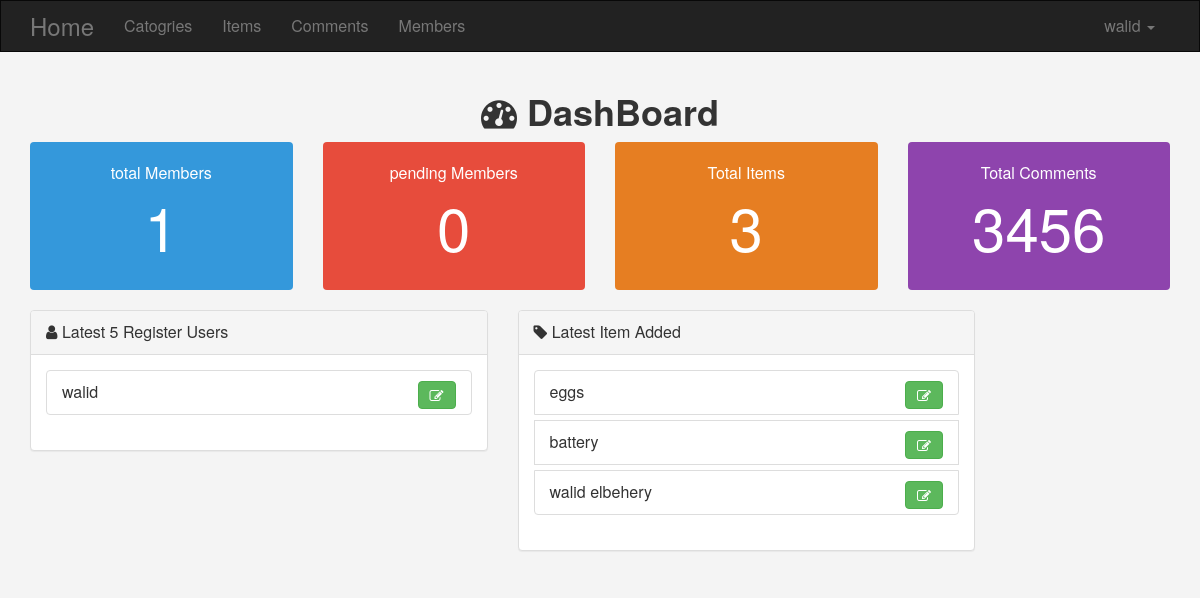
Page /admin/dashbord.php (signed in) on the earlier database version.
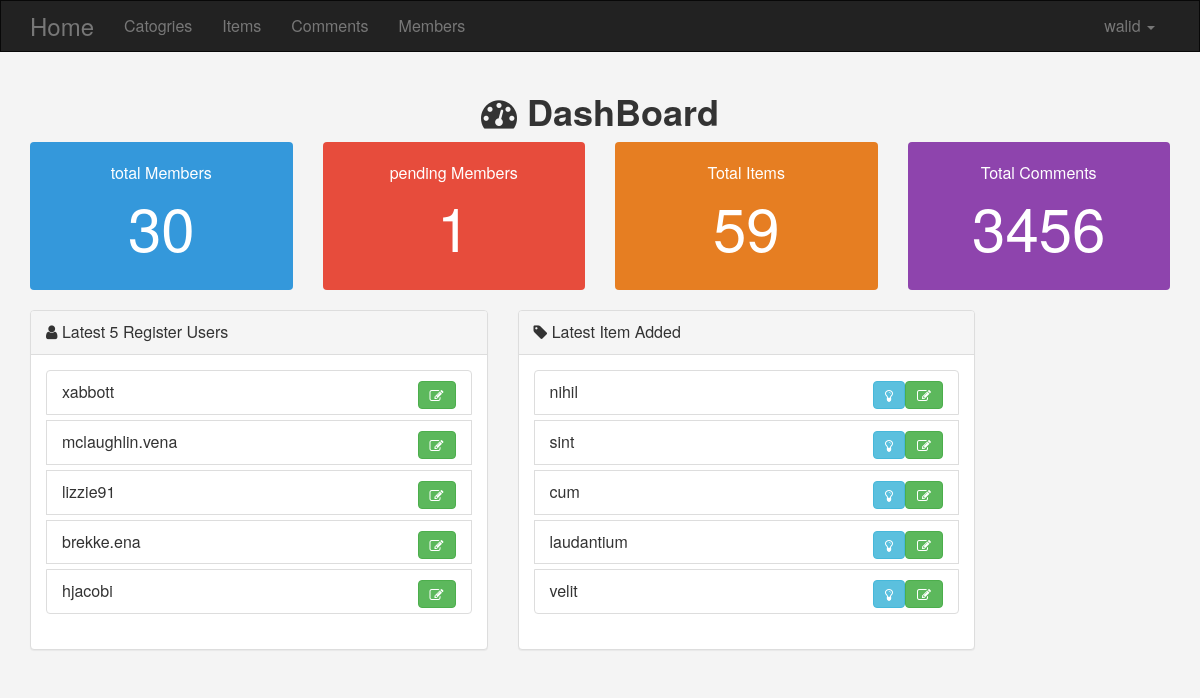
Same page on the later database version.
### tables this page shows
CREATE TABLE `users` (
  `user_id` int(11) NOT NULL,
  `userName` varchar(255) NOT NULL,
  `password` varchar(255) NOT NULL,
  `email` varchar(255) NOT NULL,
  `fullName` varchar(255) NOT NULL,
  `avatar` varchar(300) DEFAULT NULL,
  `group_id` int(11) NOT NULL DEFAULT '0',
  `date` timestamp NOT NULL DEFAULT CURRENT_TIMESTAMP ON UPDATE CURRENT_TIMESTAMP,
  `regStatus` int(1) NOT NULL DEFAULT '0' COMMENT 'admin approval'
);

CREATE TABLE `items` (
  `id` int(11) NOT NULL,
  `name` varchar(255) NOT NULL,
  `description` text,
  `price` varchar(255) DEFAULT NULL,
  `addDate` date NOT NULL,
  `countryMade` varchar(255) DEFAULT NULL,
  `status` varchar(255) DEFAULT NULL,
  `image` varchar(300) DEFAULT NULL,
  `rating` int(11) DEFAULT NULL,
  `cat_id` int(11) DEFAULT NULL,
  `user_id` int(11) NOT NULL,
  `approve` tinyint(1) DEFAULT '0',
  `viewNum` int(11) DEFAULT '0'
);

### admin/includes/languages/english.php (called while the page is built)
<?php
 function lan($pharase)
 {
    $lang=array(
       'cat'             =>'Catogries',
       'home_admin'      =>'Home',
       'items'           =>'Items',
       'COM'           =>'Comments',
       'members'         =>'Members',
       'stat'            =>'Statistaic',
       'logs'            =>'Logs',
    );
 return $lang[$pharase];
 }
?>

### admin/includes/functions/function.php (called while the page is built, shortened)
<?php
function countColumn($item,$table,$value=null)
{
global $con;
$quiry='';
if($value !==null)
{
$quiry="WHERE ".$item.' = '.$value;
}
$stm2=$con->prepare("SELECT COUNT($item) FROM $table $quiry");
  $stm2->execute();
return $stm2->fetchColumn();
}
function getLatest($table,$orderBy,$limit=5)
{
global $con;
$stm=$con->prepare("SELECT * from $table ORDER BY $orderBy DESC LIMIT $limit ");
$stm->execute();
$rows=$stm->fetchAll();
return $rows;
}

### admin/dashbord.php (the view, shortened to what this page needs)
<?php
  include "init.php";
  ?>
<div class="container home-stats text-center">
    <h1><i class="fa fa-dashboard" aria-hidden="true"></i> DashBoard</h1>
    <div class="row">
        <div class="col-md-3">
            <div class="stat st-members">total Members
                <span><a href="member.php">
                        <?=countColumn('user_id','users')?></a></span>
            </div>
        </div>
        <div class="col-md-3">
            <div class="stat st-pending ">pending Members
                <span><a href="member.php?do=manage&pending=0">
                        <?=countColumn('regStatus','users','0')?></a></span>
            </div>
        </div>
        <div class="col-md-3">
            <div class="stat st-items">Total Items
                <span><a href="items.php?do=manage">
                        <?=countColumn('id','items')?></a></span>
            </div>
        </div>
        <div class="col-md-3">
            <div class="stat st-comments">Total Comments
                <span>3456</span>
            </div>
        </div>
    </div>
</div>
<div class="container lates">
    <div class="row">
        <div class="col-md-5">
            <div class="panel panel-default">
                <div class="panel-heading">
                    <i class="fa fa-user" aria-hidden="true"></i> Latest 5 Register Users
                </div>
                <div class="panel-body">
                    <ul class="list-unstyled list-group">
                        <?php
             $latestUsers = getLatest('users','user_id',5);
             foreach( $latestUsers as $user)
             {
               echo "<li class='list-group-item list-group-item-heading '>". $user['userName'].
                " <a title='edit Member' class='btn btn-success pull-right' href='member.php?do=edit&user_id=".$user['user_id'].
                "'><i class='fa fa-edit'></i></a>";
                echo "</li>";
             }
              ?>
                    </ul>
                </div>
            </div>
        </div>
        <div class="col-md-5">
            <div class="panel panel-default">
                <div class="panel-heading">
                    <i class="fa fa-tag" aria-hidden="true"></i> Latest Item Added
                </div>
                <div class="panel-body">
                    <ul class="list-unstyled list-group">
                        <?php
             $latestItems = getLatest('items','id',5);
             foreach( $latestItems as $item)
             {
               echo "<li class='list-group-item list-group-item-heading '>". $item['name'].
                " <a title='edit item' class='btn btn-success pull-right' href='items.php?do=edit&item_id=".$item['id'].
                "'><i class='fa fa-edit'></i></a>";
                if($item['approve']==0){
                  echo '<a title="approve" href="items.php?do=approve&item_id='. $item['id'] .'" class="btn btn-info pull-right"><i class=" fa fa-lightbulb-o "> </i>
                  </a>';
                }
                echo "</li>";
             }
              ?>
                    </ul>
                </div>
            </div>
        </div>
    </div>
</div>
<?php
   include $tmp."footer.php";

### admin/init.php (shortened to what this page needs)
<!doctype html>
<html lang="en">
<head>
    <link rel="stylesheet" href="https://maxcdn.bootstrapcdn.com/font-awesome/4.7.0/css/font-awesome.min.css">
</head>
<body>
</body>
</html>
<?php
include 'connectDB.php';
$func   ='includes/functions/';
$lang  ="includes/languages/";
$tmp   ='includes/templates/';
$css   ="layout/css/";
include $func."function.php";
include $lang."english.php";
include $tmp."header.php";
if( ! isset($nonavbar)){include $tmp."navbar.php";}
?>

### admin/includes/templates/header.php (shortened to what this page needs)
<!DOCTYPE html>
<html lang="en">
<head>
    <link rel="stylesheet" href="<?php echo $css; ?>bootstrap.css">
    <link rel="stylesheet" href="<?php echo $css; ?>mysAdminStyle.css">
</head>
<body>

### admin/includes/templates/navbar.php (shortened to what this page needs)
<nav class="navbar navbar-default navbar-inverse">
    <div class="container">
        <div class="navbar-header">
            <a class="navbar-brand" href="dashbord.php">
                <?php echo lan('home_admin') ?></a>
        </div>
        <div class="collapse navbar-collapse" id="bs-example-navbar-collapse-1">
            <ul class="nav navbar-nav">
                <li><a href="categories.php">
                        <?php echo lan('cat') ?> <span> </span></a></li>
                <li><a href="items.php">
                        <?php echo lan('items') ?></a></li>
                <li><a href="comments.php">
                        <?php echo lan('COM') ?></a></li>
                <li><a href="member.php">
                        <?php echo lan('members') ?></a></li>
            </ul>
            <ul class="nav navbar-nav navbar-right">
                <li class="dropdown">
                    <a href="#" class="dropdown-toggle" data-toggle="dropdown" role="button" aria-haspopup="true"
                        aria-expanded="false">
                        <?=$_SESSION['userName']?> <span class="caret"></span></a>
                </li>
            </ul>
        </div>
    </div>
</nav>

### admin/includes/templates/footer.php (shortened to what this page needs)
</body>
</html>

### admin/layout/css/mysAdminStyle.css (style rules this page uses)
body { background-color: #f4f4f4; font-size: 16px; }
.home-stats .stat { border-radius: 4px; color: #fff; padding: 20px; }
.home-stats .stat a { color: #fff; }
.home-stats .stat span { display: block; font-size:60px; }
.home-stats .st-members { background-color: #3498db; }
.home-stats .st-pending { background-color: #e74c3c; }
.home-stats .st-items { background-color: #e67e22; }
.home-stats .st-comments { background-color: #8e44ad; }
.lates { margin-top: 20px; }
.btn { padding: 3px 11px }
.navbar { border-radius: 0%; }
.navbar-brand { font-size: 1.5em; }
h1 { font-weight: bold; font-size: 70; }

Differences in the rows shown:
no longer on this page (row edited): users: userName "walid"
removed items: name "eggs"
no longer on this page (row edited): items: name "battery"
no longer on this page (row edited): items: name "walid elbehery"
added users: userName "xabbott"
added users: userName "mclaughlin.vena"
added users: userName "lizzie91"
added users: userName "brekke.ena"
added users: userName "hjacobi"
added items: name "nihil"
added items: name "sint"
added items: name "cum"
added items: name "laudantium"
added items: name "velit"
Other differences:
countColumn('user_id','users'): "1" → "30"
countColumn('regStatus','users','0'): "0" → "1"
countColumn('id','items'): "3" → "59"
